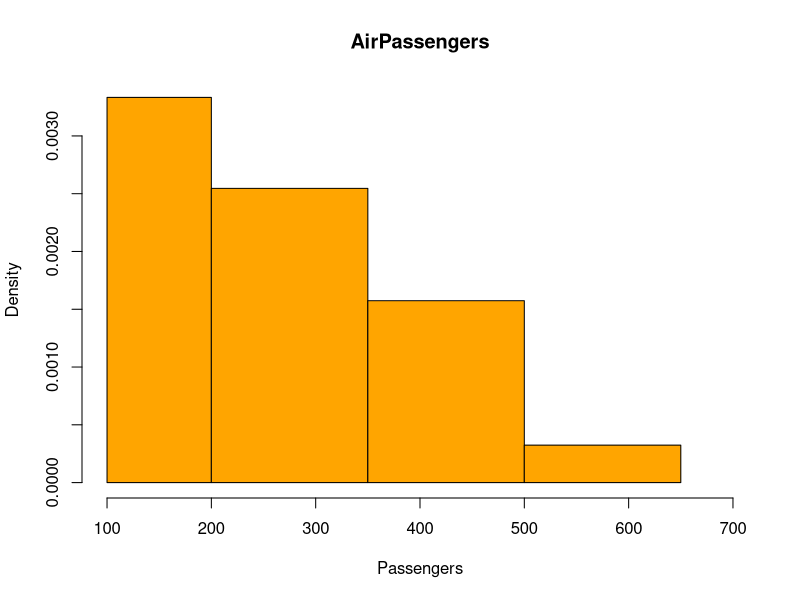

Write R code to recreate this figure.
hist(AirPassengers,
     breaks = c(100, 200, 350, 500, 650),   # starts at 100, then 150-wide bins from 200
     xlim = c(100, 700),
     col = "orange", main = "AirPassengers", xlab = "Passengers")
